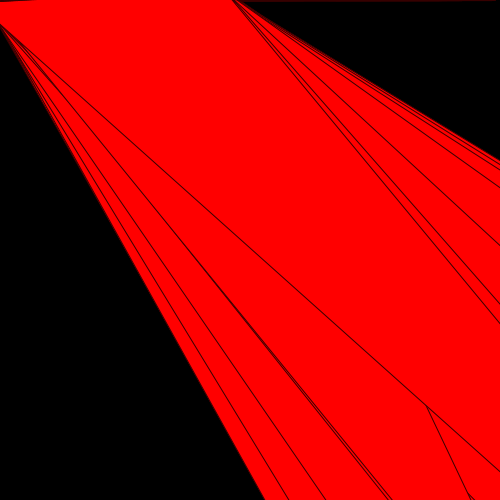
Frame 1 (no input)
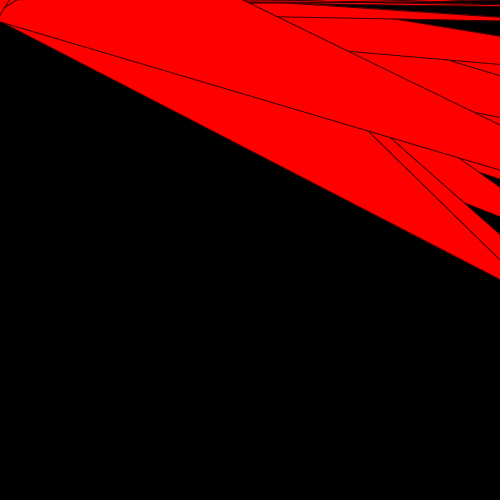
Frame 60 (the mouse pressed at the canvas centre just before this capture)
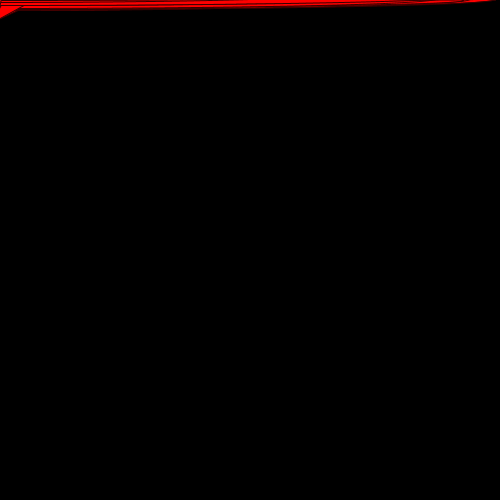
Frame 120 (the mouse held since frame 60 and released just before this capture)

The Processing sketch that drew these frames (run headless with seeded random() and noise(); from frame 60 on, the mouse is pressed at the canvas centre):

// Processing sketch: processing_6281
// ── processing_6281.pde

laser[] b;

void setup()
{
  size(500,500);
  smooth();
  stroke(240);
  fill(255,230);

  b = new laser[200];
  for(int i=0; i<200; i++)
  {
    b[i] = new laser();
    b[i].x = random(width+2,width*2);
    b[i].y = random(height,height*2);
    b[i].d = (int)random(mouseX/width-12,mouseY/height);
    b[i].v = (int)random(1,10);
    b[i].j = 0;
    b[i].h = 0;
    b[i].g = 255;
    b[i].g1 = 55;
}



}

void draw()
{
  background(0,0,0);
  for(int i=0; i<b.length; i++)
  {
    b[i].move();
    b[i].show();
  }
}

class laser
{
  float g1,h1,j1;//stroke color
  float g,h,j; //color
  float x, y; //size
  int d, v;
  
  
  void show()
  {
    stroke(g1,h1,j1);
    fill(g,h,j);
    ellipse(d,d,x,y/height);
    rect(x,2/y,d/width,d/height);
    quad(x/d-4,y/d+23,x,y,d+234,d,x/width-1,y/height);
   // ellipse(x,y, d,d/4);    

}

  void move()
  {
    x += ( mouseX/width  ) * 5.21 * v;
    y += ( mouseY/height-2  ) * 5.21 * v;
  }
}
